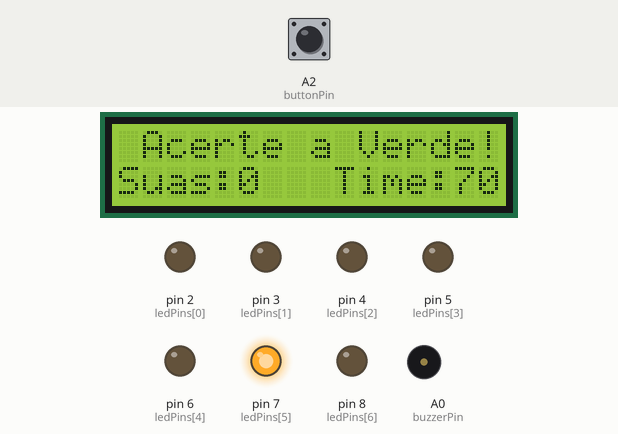
Recording of a sketch running on a simulated Arduino Uno, built with avr-gcc and run on an emulated ATmega328P. On the bench: 16×2 character LCD, output pins drawn as LEDs (lit = HIGH), buzzer (waves = sounding). Dashed ring = blinking. The inputs (shaded band) are chosen by the test bench; at power-on: A2 (buttonPin) LOW.

Above: at 1.2 s.
1.3 s: A2 (buttonPin) pulled HIGH for 0.25 s
At 2.2 s:
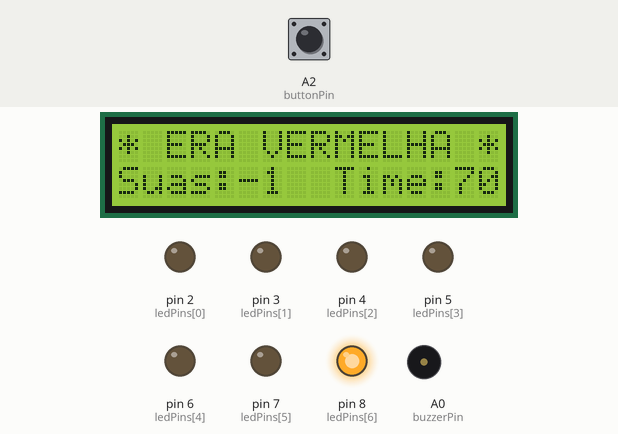
3.8 s: A2 (buttonPin) pulled HIGH for 1 s
At 4.5 s:
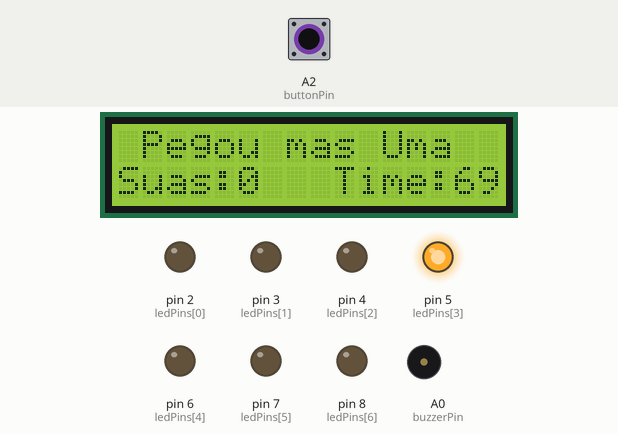
6.3 s: A2 (buttonPin) pulled HIGH for 0.25 s
At 7.1 s:
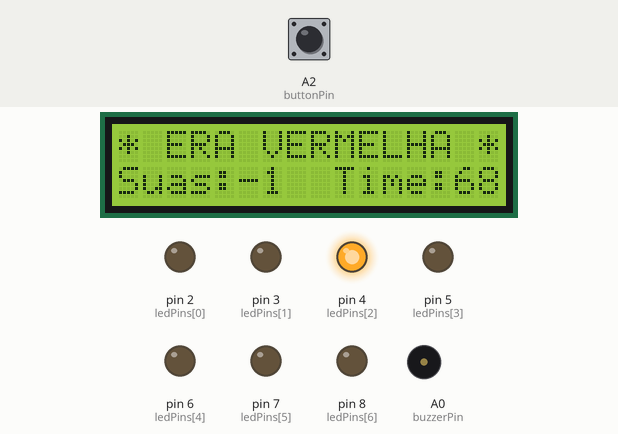
9.5 s: A2 (buttonPin) pulled HIGH for 3.2 s
At 10.9 s:
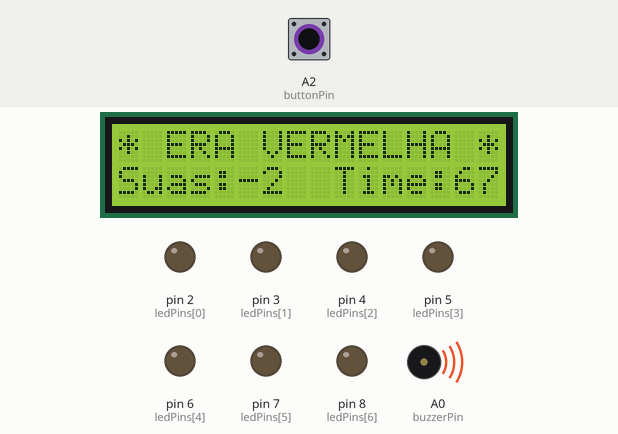
14.2 s: A2 (buttonPin) pulled HIGH for 0.25 s
At 16.65 s:
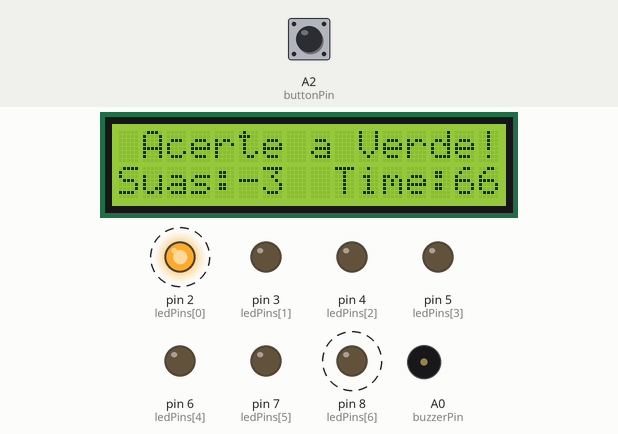
20.4 s: A2 (buttonPin) pulled HIGH for 1 s
At 21.5 s:
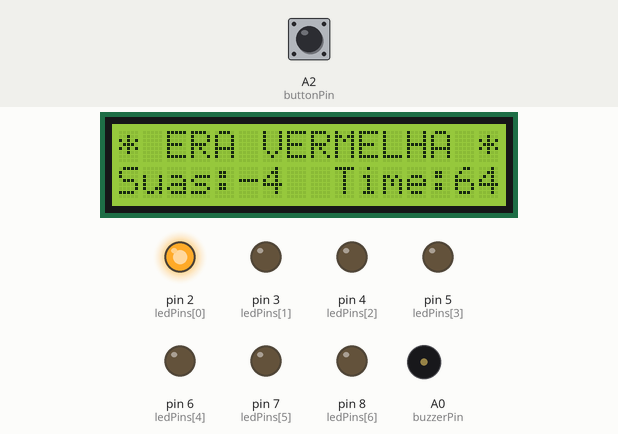
Timing chart, 0 to 24.9 s (numbered marks = the images above; inputs shaded):
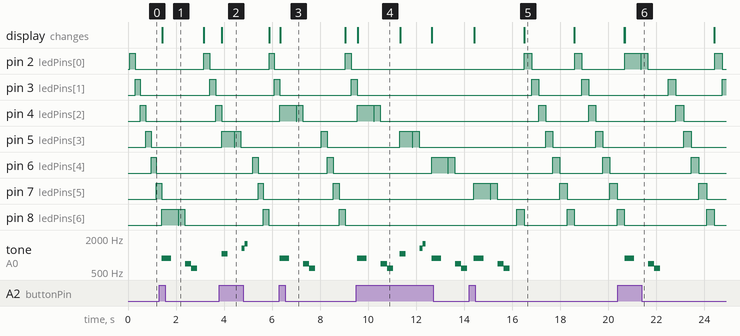

The sketch:

GreenAppleBeta1_1.ino
```cpp
// ------------------------------------------------- //
// Carga de bibliotecas
#include <LiquidCrystal.h>
#include "pitches.h"
// ------------------------------------------------- //


// ------------------------------------------------- //
// Pinos do arduino e definicoes de hardware
LiquidCrystal lcd1(A3,A4,10,11,12,13);   // LiquidCrystal(rs(4), enable(6), d4(11), d5(12), d6(13), d7(14))
byte ledPins[] = {2, 3, 4, 5, 6, 7, 8};   // array com os pinos dos leds
byte totalLeds = 7;    // numero total de leds
byte buzzerPin = A0;  //Pino com o buzzer de sons
byte buttonPin = A2; // Pino com witcher para os tiros do jogador A.
// ------------------------------------------------- //


// ------------------------------------------------- //
// Variaveis globais
int placar=0;
int velocidade = 220;
byte partida = 70;
int pontuacaoVencedora = 7;
int melodiaVenceu[] = {NOTE_C5, NOTE_B4, NOTE_C5, NOTE_G4, NOTE_GS4, NOTE_C5, NOTE_B4, NOTE_C5, NOTE_D5, NOTE_G4 };
int melodiaPerdeu[] = {NOTE_G4, NOTE_C5, NOTE_D5, NOTE_G5, NOTE_G4, NOTE_A4, NOTE_C5, NOTE_E5, NOTE_G4, NOTE_A4, NOTE_B4};
int duracaoNota[] = {8, 8, 4, 4, 4, 8, 8, 4, 4, 4, 4 };
byte statusButton = LOW;
// ------------------------------------------------- //


// ------------------------------------------------- //
// Funcao inicial executada uma unica vez
void setup() {
  Serial.begin(9600); // <-- Iniciai a porta serial.
  lcd1.begin(16,2); // < -- Inicia a matrix do LCD.
  pinMode(buttonPin, INPUT); // <-- Modo do pino da chave do jogador.
  pinMode(buzzerPin, OUTPUT); // <-- Modo do pino do buzzer.
  // Definir todos os modos de pino dos leds
  for (byte ledAtual = 0; ledAtual < totalLeds; ledAtual++) {
      pinMode(ledPins[ledAtual], OUTPUT);
  }
}
// ------------------------------------------------- //


// ------------------------------------------------- //
// Funcao do loop geral so sistema
void loop() {

  while((partida <= 70) && (partida != 0) && (placar != pontuacaoVencedora)){
  exibeDisplay(" Acerte a Verde! ", 10);
  for (byte ledAtual = 0; ledAtual < totalLeds; ledAtual++) { // <-- Sequencia leds ...
      digitalWrite(ledPins[ledAtual], HIGH);
      if ((ledAtual == 3) && ( statusButton == HIGH)){ // <-- Acerto do alvo
        placar++;
        acertou_alvo();
        velocidade=velocidade-25; // <-- Aumenta a dificuldade do acerto no alvo
      }
      else if((ledAtual != 3) && ( statusButton == HIGH)){ // <-- Erro do alvo
        placar--;
        errou_alvo(ledAtual);
        velocidade=velocidade+25; // <-- Diminui a dificuldade do acerto no alvo
      }
      delay(velocidade);
      statusButton = digitalRead(buttonPin);
      digitalWrite(ledPins[ledAtual], LOW);
  } // fim do for()
    partida--;
  } // fim do while
  if (placar == pontuacaoVencedora) { // venceu o jogo
    venceu_o_jogo();
    placar= 0;
    partida = 70;
  }
  else {
    perdeu_o_jogo();
    placar=0;
    partida=70;
  }
} // fim do looop
// ------------------------------------------------- //


// FUNCOES AUXILIARES  ------------------------------//
// --------------------------------------------------//


// --------------------------------------------------//
// Funcao jogo vencido
void venceu_o_jogo(){
    exibeDisplay(" VENCEU O JOGO ", 100);
    for (byte ledAtual = 0; ledAtual < totalLeds; ledAtual++) {
       digitalWrite(ledPins[ledAtual], HIGH);
       // Inicio da musica
       // créditos: http://www.instructables.com/id/Musical-Table/step10/Play-music-with-toys/
        for (int thisNote = 0; thisNote < 11; thisNote++) {
              // to calculate the note duration, take one second
              // divided by the note type.
              //e.g. quarter note = 1000 / 4, eighth note = 1000/8, etc.
              int tempoNoBuzzer = 750 / duracaoNota[thisNote];
              tone(buzzerPin, melodiaVenceu[thisNote],tempoNoBuzzer);
              // to distinguish the notes, set a minimum time between them.
              // the note's duration + 30% seems to work well:
              int pauseBetweenNotes = tempoNoBuzzer * 1.30;
              delay(pauseBetweenNotes);
              noTone(buzzerPin);
       } // fim da musica
     } // fim do for
}
// --------------------------------------------------//


// --------------------------------------------------//
// Funcao fim do jogo.
void perdeu_o_jogo(){
exibeDisplay("** GAME  OVER **", 100);
    for (byte ledAtual = 0; ledAtual < totalLeds; ledAtual++) {
       digitalWrite(ledPins[ledAtual], LOW);
       for (int thisNote = 0; thisNote < 11; thisNote++) {
              // to calculate the note duration, take one second
              // divided by the note type.
              //e.g. quarter note = 1000 / 4, eighth note = 1000/8, etc.
              int tempoNoBuzzer = 1000/ duracaoNota[thisNote];
              tone(buzzerPin, melodiaPerdeu[thisNote],tempoNoBuzzer);
              // to distinguish the notes, set a minimum time between them.
              // the note's duration + 30% seems to work well:
              int pauseBetweenNotes = tempoNoBuzzer * 1.30;
              delay(pauseBetweenNotes);
              // stop the tone playing:
              noTone(buzzerPin);
       } // fim da musica
    } // fim do for dos leds
}
// --------------------------------------------------//


// ------------------------------------------------- //
// Funcao para registrar o placar do jogo e Informaces no LCD
void exibeDisplay(String primeiraLinha, int tempoExibicao){ // <-- Informe frase a ser exibida e tempo de exibicao
lcd1.clear();
lcd1.setCursor(0,0);
lcd1.print(primeiraLinha);
lcd1.setCursor(0,1);
lcd1.print("Suas: ");
lcd1.setCursor(5,1);
lcd1.print(placar);
lcd1.setCursor(9,1);
lcd1.print("Time:");
lcd1.setCursor(14,1);
lcd1.print(partida);
delay(tempoExibicao);
}
// ------------------------------------------------- //


// ------------------------------------------------- //
// Funcao com as acoes quando se acerta o alvo
void acertou_alvo(){
        tone(buzzerPin,1047,250);
        exibeDisplay(" Pegou mas Uma ", 10);
        delay(255);
        noTone(buzzerPin);
        digitalWrite(ledPins[3], HIGH);
        delay(255);
        digitalWrite(ledPins[3], LOW);
        delay(25);
        digitalWrite(ledPins[3], HIGH);
        delay(255);
        digitalWrite(ledPins[3], LOW);
        delay(25);
        tone(buzzerPin,1319,125);
        delay(125);
        noTone(buzzerPin);
        tone(buzzerPin,1568,125);
        delay(125);
        noTone(buzzerPin);

     }
// ------------------------------------------------- //


// ------------------------------------------------- //
// Funcao com as acoes quando se erra o alvo
void errou_alvo(byte ledErrado){
        tone(buzzerPin,880,400);
        exibeDisplay("* ERA VERMELHA *", 10);
        delay(410);
        noTone(buzzerPin);
        digitalWrite(ledPins[ledErrado], HIGH);
        delay(255);
        digitalWrite(ledPins[ledErrado], LOW);
        delay(25);
        digitalWrite(ledPins[ledErrado], HIGH);
        delay(255);
        digitalWrite(ledPins[ledErrado], LOW);
        delay(25);
        tone(buzzerPin,698,250);
        delay(255);
        noTone(buzzerPin);
        tone(buzzerPin,587,250);
        delay(255);
        noTone(buzzerPin);
    }
// ------------------------------------------------- //
```

pitches.h
```cpp
/*************************************************
 * Public Constants
 *************************************************/

#define NOTE_B0  31
#define NOTE_C1  33
#define NOTE_CS1 35
#define NOTE_D1  37
#define NOTE_DS1 39
#define NOTE_E1  41
#define NOTE_F1  44
#define NOTE_FS1 46
#define NOTE_G1  49
#define NOTE_GS1 52
#define NOTE_A1  55
#define NOTE_AS1 58
#define NOTE_B1  62
#define NOTE_C2  65
#define NOTE_CS2 69
#define NOTE_D2  73
#define NOTE_DS2 78
#define NOTE_E2  82
#define NOTE_F2  87
#define NOTE_FS2 93
#define NOTE_G2  98
#define NOTE_GS2 104
#define NOTE_A2  110
#define NOTE_AS2 117
#define NOTE_B2  123
#define NOTE_C3  131
#define NOTE_CS3 139
#define NOTE_D3  147
#define NOTE_DS3 156
#define NOTE_E3  165
#define NOTE_F3  175
#define NOTE_FS3 185
#define NOTE_G3  196
#define NOTE_GS3 208
#define NOTE_A3  220
#define NOTE_AS3 233
#define NOTE_B3  247
#define NOTE_C4  262
#define NOTE_CS4 277
#define NOTE_D4  294
#define NOTE_DS4 311
#define NOTE_E4  330
#define NOTE_F4  349
#define NOTE_FS4 370
#define NOTE_G4  392
#define NOTE_GS4 415
#define NOTE_A4  440
#define NOTE_AS4 466
#define NOTE_B4  494
#define NOTE_C5  523
#define NOTE_CS5 554
#define NOTE_D5  587
#define NOTE_DS5 622
#define NOTE_E5  659
#define NOTE_F5  698
#define NOTE_FS5 740
#define NOTE_G5  784
#define NOTE_GS5 831
#define NOTE_A5  880
#define NOTE_AS5 932
#define NOTE_B5  988
#define NOTE_C6  1047
#define NOTE_CS6 1109
#define NOTE_D6  1175
#define NOTE_DS6 1245
#define NOTE_E6  1319
#define NOTE_F6  1397
#define NOTE_FS6 1480
#define NOTE_G6  1568
#define NOTE_GS6 1661
#define NOTE_A6  1760
#define NOTE_AS6 1865
#define NOTE_B6  1976
#define NOTE_C7  2093
#define NOTE_CS7 2217
#define NOTE_D7  2349
#define NOTE_DS7 2489
#define NOTE_E7  2637
#define NOTE_F7  2794
#define NOTE_FS7 2960
#define NOTE_G7  3136
#define NOTE_GS7 3322
#define NOTE_A7  3520
#define NOTE_AS7 3729
#define NOTE_B7  3951
#define NOTE_C8  4186
#define NOTE_CS8 4435
#define NOTE_D8  4699
#define NOTE_DS8 4978
```

Measured:
- after the input at 1.3 s, pin 5 (ledPins[3]): stays LOW (without the input it goes to HIGH after 1.0 s); pin 6 (ledPins[4]): stays LOW (without the input it goes to HIGH after 1.2 s)
- after the input at 3.8 s, pin 4 (ledPins[2]): goes on until 3.9 s, then stays LOW; tone on A0 (buzzerPin): plays 1047 Hz for 0.25 s, 1319 Hz for 0.13 s, 1568 Hz for 0.13 s, starting after 0.09 s; the display: changes after 0.11 s (image 2)
- after the input at 6.3 s, tone on A0 (buzzerPin): plays 880 Hz for 0.40 s, 698 Hz for 0.26 s, 587 Hz for 0.25 s, starting at once; the display: changes at once (image 3)
- after the input at 9.5 s, pin 2 (ledPins[0]): stops changing and stays LOW; pin 3 (ledPins[1]): goes on until 9.5 s, then stays LOW
- after the input at 14.2 s, tone on A0 (buzzerPin): plays 880 Hz for 0.40 s, 698 Hz for 0.26 s, 587 Hz for 0.25 s, starting after 0.20 s
- after the input at 20.4 s, tone on A0 (buzzerPin): plays 880 Hz for 0.40 s, 698 Hz for 0.26 s, 587 Hz for 0.25 s, starting after 0.27 s; the display: first differs from a run without the input after 0.29 s (image 6)
- what the display in image 4 shows lasts 1.7 s, from 9.6 s to 11.3 s
